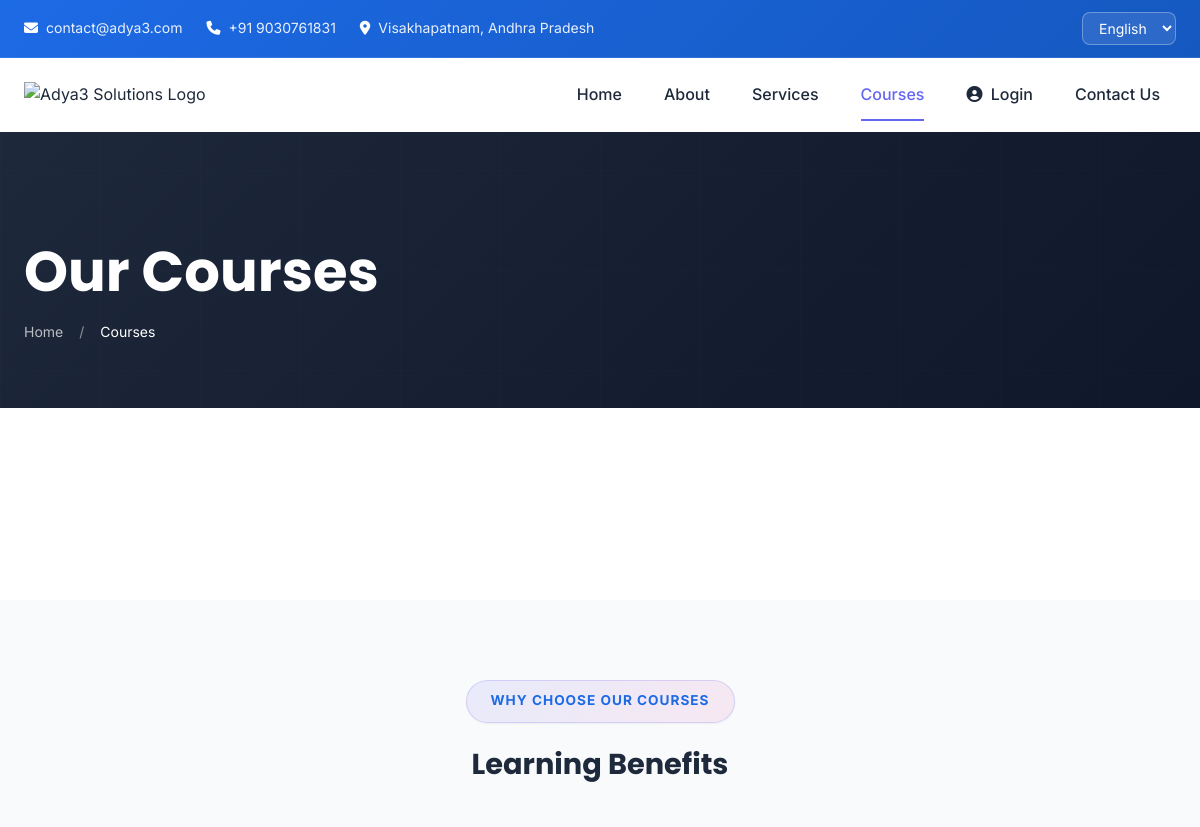
Before: /api/courses.php (upper part) with the older database file.
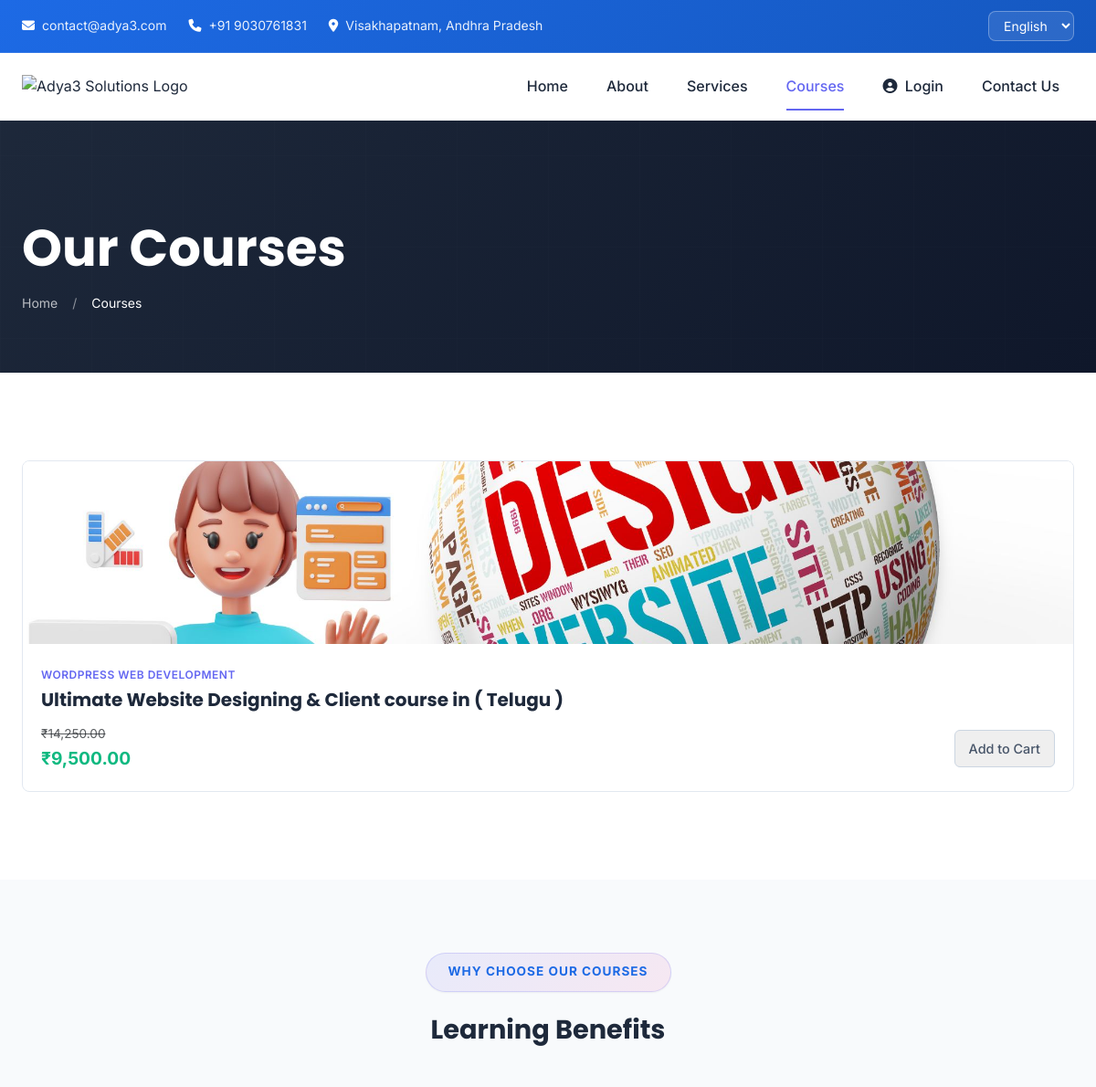
After: the same page with the newer database file.
### tables this page shows
CREATE TABLE IF NOT EXISTS courses (
    id INT AUTO_INCREMENT PRIMARY KEY,
    title VARCHAR(255) NOT NULL,
    category VARCHAR(100),
    old_price DECIMAL(10,2),
    new_price DECIMAL(10,2),
    duration VARCHAR(50),
    image_path VARCHAR(255),
    instructor_name VARCHAR(100) DEFAULT 'Adya3 Solutions'
);

### api/courses.php (the view, shortened to what this page needs)
<?php
require_once 'includes/header.php';
$query = "SELECT * FROM courses ORDER BY id DESC";
$result = $conn->query($query);
?>
<section class="page-header">
    <div class="container">
        <div class="page-header-content">
            <h1>Our Courses</h1>
            <nav aria-label="breadcrumb">
                <ol class="breadcrumb">
                    <li class="breadcrumb-item"><a href="index.php">Home</a></li>
                    <li class="breadcrumb-item active">Courses</li>
                </ol>
            </nav>
        </div>
    </div>
</section>
<section class="courses-section">
    <div class="container">
        <div class="courses-grid">
            <?php while($course = $result->fetch_assoc()): ?>
                <div class="course-card">
                    <a href="course-details.php?id=<?php echo $course['id']; ?>">
                        <div class="course-image">
                            <img src="<?php echo $course['image_path']; ?>"
                            onerror="this.src='assets/images/placeholder.jpg';"
                            style="width: 100%; height: 100%; object-fit: cover; transition: transform 0.5s ease;">
                        </div>
                    </a>
                    <div class="course-content">
                        <span class="category-badge" style="font-size: 0.75rem; color: #6366f1; font-weight: 600; text-transform: uppercase;">
                            <?php echo htmlspecialchars($course['category'] ?? 'Learning'); ?>
                        </span>
                        <h3 class="course-title mt-1" style="font-size: 1.25rem; margin-bottom: 15px;">
                            <?php echo htmlspecialchars($course['title']); ?>
                        </h3>
                        <div class="course-footer">
                            <div class="course-price-wrap">
                                <?php
                                    $new_price = (float)($course['new_price'] ?? 0);
                                    $old_price = $new_price * 1.5;
                                ?>
                                <span class="old-price text-muted" style="text-decoration: line-through; font-size: 0.85rem;">
                                    ₹<?php echo number_format($old_price, 2); ?>
                                </span>
                                <span class="new-price d-block" style="color: #10b981; font-weight: 700; font-size: 1.2rem;">
                                    ₹<?php echo number_format($new_price, 2); ?>
                                </span>
                            </div>
                            <?php if (isset($_SESSION['cart'][$course['id']])): ?>
                                <a href="cart.php" class="btn-cart view-cart-btn" style="background: #6366f1; color: white;">View Cart</a>
                            <?php else: ?>
                                <form method="POST">
                                    <button type="submit" name="add_to_course_cart" class="btn-cart">Add to Cart</button>
                                </form>
                            <?php endif; ?>
                        </div>
                    </div>
                </div>
            <?php endwhile; ?>
        </div>
    </div>
</section>
<section class="course-benefits" style="background: #f8fafc; padding: 80px 0;">
    <div class="container">
        <div class="section-header text-center mb-5">
            <span class="section-badge">Why Choose Our Courses</span>
            <h2 class="section-title">Learning Benefits</h2>
        </div>
    </div>
</section>
<?php require_once 'includes/footer.php'; ?>

### api/includes/header.php (shortened to what this page needs)
<?php
$current_page = basename($_SERVER['PHP_SELF']);
?>
<!DOCTYPE html>
<html lang="en">
<head>
    <link rel="stylesheet" href="https://cdnjs.cloudflare.com/ajax/libs/font-awesome/6.5.1/css/all.min.css">
    <link href="https://cdn.jsdelivr.net/npm/bootstrap@5.3.0/dist/css/bootstrap.min.css" rel="stylesheet">
    <link rel="stylesheet" href="assets/css/style.css?v=1.18">
    <link rel="stylesheet" href="assets/css/responsive.css?v=1.8">
</head>
<body>
    <header class="header" id="header">
        <div class="header-top">
            <div class="container">
                <div class="header-top-content">
                    <div class="contact-info">
                        <a href="mailto:<?php echo SITE_EMAIL; ?>" class="contact-item">
                            <i class="fas fa-envelope"></i>
                            <span><?php echo SITE_EMAIL; ?></span>
                        </a>
                        <a href="tel:<?php echo str_replace(' ', '', SITE_PHONE); ?>" class="contact-item">
                            <i class="fas fa-phone"></i>
                            <span><?php echo SITE_PHONE; ?></span>
                        </a>
                        <span class="contact-item">
                            <i class="fas fa-map-marker-alt"></i>
                            <span>Visakhapatnam, Andhra Pradesh</span>
                        </span>
                    </div>
                    <div class="language-selector">
                        <select id="languageSelect">
                            <option value="en">English</option>
                        </select>
                    </div>
                </div>
            </div>
        </div>
       <nav class="navbar">
    <div class="container">
        <div class="navbar-content">
            <div class="logo">
                <a href="index.php">
                    <img src="https://adya3.com/wp-content/uploads/2024/11/ADYA3.png" alt="<?php echo SITE_NAME; ?> Logo">
                </a>
            </div>
            <div class="nav-menu ms-auto" id="navMenu">
    <ul class="navbar-nav">
        <li class="nav-item">
            <a class="nav-link <?php echo ($current_page == 'index.php') ? 'active' : ''; ?>" href="index.php">Home</a>
        </li>
        <li class="nav-item">
            <a class="nav-link <?php echo ($current_page == 'about.php') ? 'active' : ''; ?>" href="about.php">About</a>
        </li>
        <li class="nav-item">
            <a class="nav-link <?php echo ($current_page == 'services.php') ? 'active' : ''; ?>" href="services.php">Services</a>
        </li>
        <?php
            $course_pages = ['courses.php', 'course-details.php', 'cart.php', 'checkout.php', 'watch.php'];
            $is_course_active = in_array($current_page, $course_pages);
        ?>
        <li class="nav-item">
            <a class="nav-link <?php echo ($is_course_active) ? 'active' : ''; ?>" href="courses.php">Courses</a>
        </li>
        <?php if(!isset($_SESSION['user_id'])): ?>
            <li class="nav-item">
                <a class="nav-link <?php echo ($current_page == 'learning-dashboard.php') ? 'active' : ''; ?>" href="learning-dashboard.php">
                    <i class="fas fa-user-circle me-1"></i> Login
                </a>
            </li>
        <?php endif; ?>
        <li class="nav-item">
            <a class="nav-link <?php echo ($current_page == 'contact.php') ? 'active' : ''; ?>" href="contact.php">Contact Us</a>
        </li>
    </ul>
        </div>
    </div>
    </div>
</nav>
    </header>

### api/includes/footer.php (shortened to what this page needs)
</body>
</html>

Changed rows visible on the page:
added courses: image_path (picture), category "WORDPRESS WEB DEVELOPMENT", title "Ultimate Website Designing & Client course in ( Telugu )", new_price "14,250.00", new_price "9,500.00"
